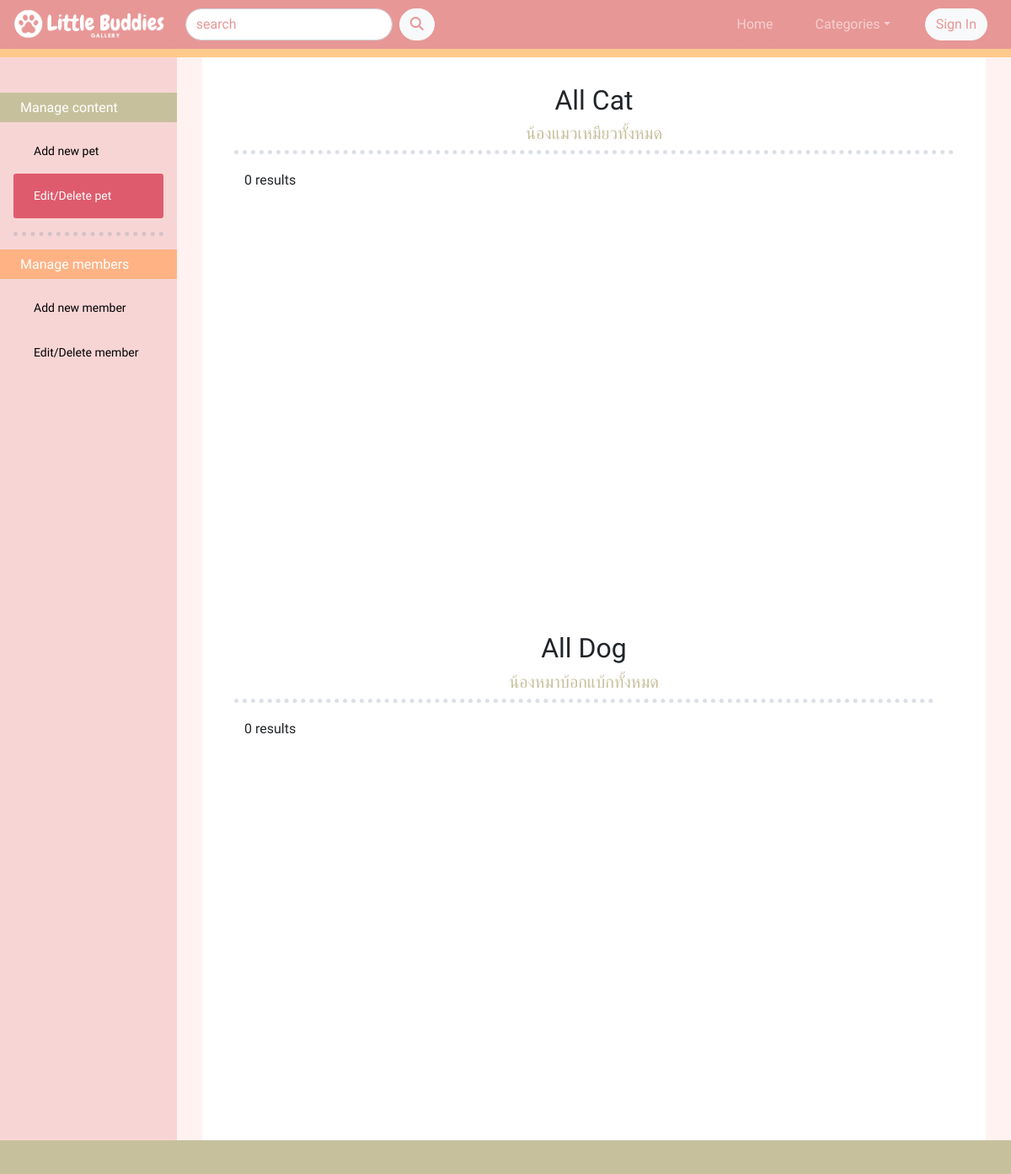
The page /edit_pet.php on the database as committed earlier.
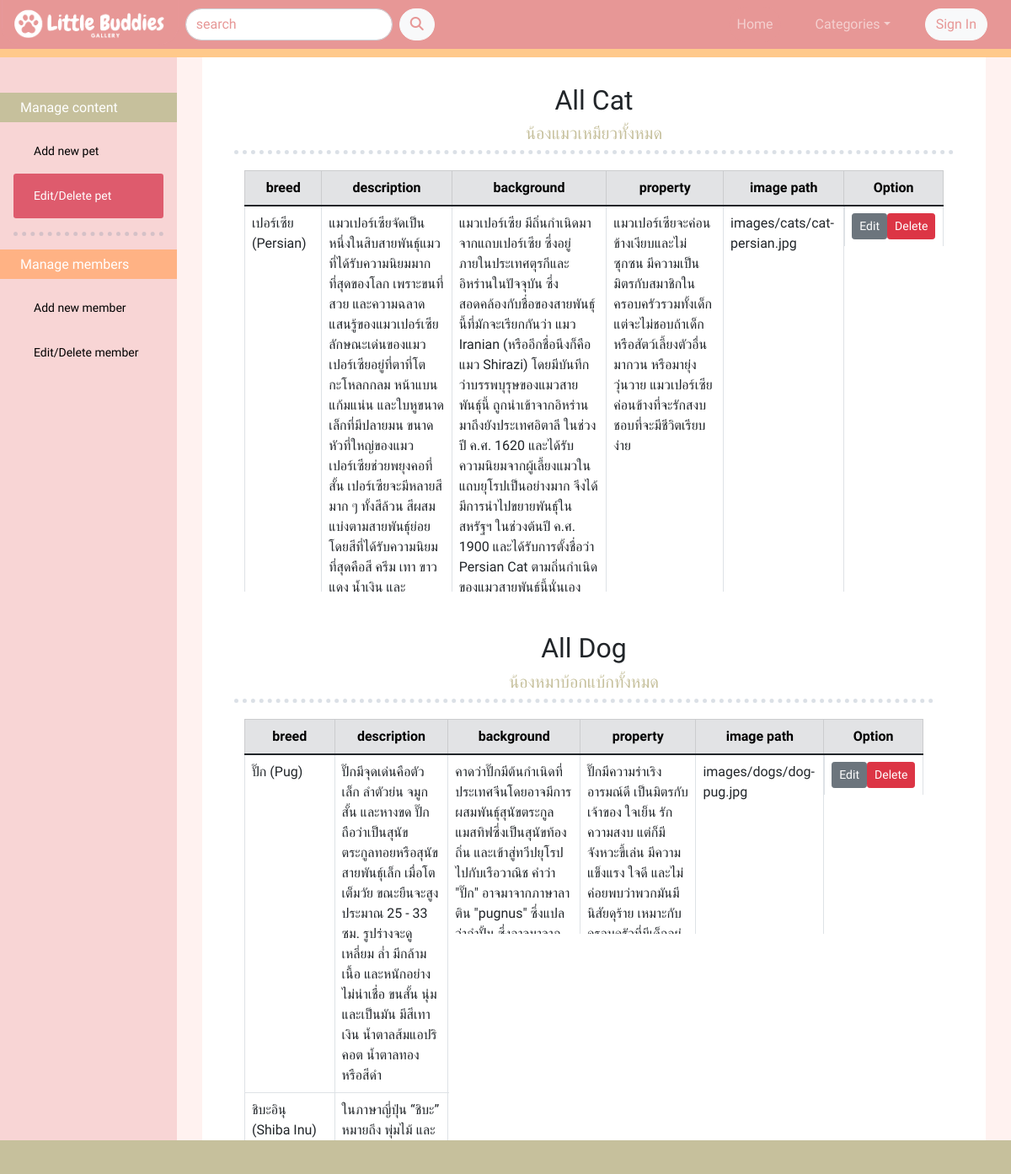
The same page on the database as committed later.
### tables this page shows
CREATE TABLE `pets` (
  `pet_id` int(11) NOT NULL,
  `categories` enum('DOG','CAT') NOT NULL,
  `breed` text NOT NULL,
  `description` text NOT NULL,
  `background` text NOT NULL,
  `property` text NOT NULL,
  `image` text NOT NULL
);

### edit_pet.php (the view, shortened to what this page needs)
<?php
include('server.php');
?>
<!DOCTYPE html>
<html lang="en">
<head>
    <link rel="stylesheet" href="https://cdn.jsdelivr.net/npm/@fortawesome/fontawesome-free@6.1.1/css/all.css">
    <link href="https://cdn.jsdelivr.net/npm/bootstrap@5.1.3/dist/css/bootstrap.min.css" rel="stylesheet">
    <link rel="stylesheet" href="styles.css">
</head>
<body>
    <nav class="navbar navbar-expand-sm navbar-dark navbar-bg-pink fixed-top">
        <div class="container-fluid">
            <a href="index.php" class="navbar-brand " style="margin: -20px 0px -13px -10px;"><img src="images/logo-nav.png" height="55px"></a>
            <div class="collapse navbar-collapse" id="navbarToggle">
                <form class="d-flex" action="search.php" method="GET">
                    <input class="form-control rounded-pill ms-2 me-2" placeholder="search" type="text" name="search">
                    <button class="btn btn-light rounded-pill text-pink" type="submit">
                        <i class="fa-solid fa-magnifying-glass"></i>
                    </button>
                  </form>
                <ul class="navbar-nav ms-auto d-flex align-items-center">
                    <li class="nav-item ">
                        <a href="index.php" class="nav-link btn btn-pink2 rounded-pill ms-3 me-3">Home</a>
                    </li>
                    <li class="nav-item dropdown">
                        <a class="nav-link btn btn-pink2 dropdown-toggle rounded-pill ms-3 me-3" data-bs-toggle="dropdown">Categories</a>
                    </li>
                    <?php if( $_SESSION['logged_in']): ?>
                        <li class="nav-item dropdown">
                            <button class="btn btn-light rounded-pill text-pink ms-3 me-3 dropdown-toggle" data-bs-toggle="dropdown"><?php echo $_SESSION['username'];?></button>
                            <ul class="dropdown-menu dropdown-menu-end">
                                <h6 class="dropdown-header">email: <?php echo $_SESSION['email'];?><br>username: <?php echo $_SESSION['username'];?></h6>
                                <li><a href="edit_profile.php" class="dropdown-item text-secondary">Edit profile</a></li>
                                <?php if( $_SESSION['role']=='ADMIN'): ?>
                                    <li><a href="add_pet.php" class="dropdown-item text-secondary">Administer</a></li>
                                <?php endif; ?>
                                <li><a href="logout.php" class="dropdown-item text-secondary">Sign out</a></li>
                            </ul>
                        </li>
                    <?php else: ?>
                        <il class="nav-item">
                            <a href="sign_in.php"><button class="btn btn-light rounded-pill text-pink ms-3 me-3" type="button">Sign In</button></a>
                        </il>
                    <?php endif; ?>
                </ul>
            </div>
        </div>
    </nav>
    <div class="sidebar">
        <h6 class="text-white btn-green ps-4 py-2">Manage content</h6>
        <a class="btn-sm rounded-1 mx-3 ps-4" href="add_pet.php">Add new pet</a>
        <a class="active btn-sm rounded-1 mx-3 ps-4" href="edit_pet.php">Edit/Delete pet</a>
        <hr class="mx-3">
        <h6 class="text-white btn-orange ps-4 py-2">Manage members</h6>
        <a class="btn-sm rounded-1 mx-3 ps-4" href="add_user.php">Add new member</a>
        <a class="btn-sm rounded-1 mx-3 ps-4" href="edit_user.php">Edit/Delete member</a>
    </div>
    <div class="content">
        <div class="container">
            <div class='row'>
                <h2 class="text-center">All Cat</h2>
                <h5 class="text-center text-green">น้องแมวเหมียวทั้งหมด</h5><hr>
                <br>
                <div class="col-sm-12" style="height: 500px; overflow: scroll;" >
                    <?php
                    $sql = "SELECT * FROM pets WHERE categories='CAT' ";
                    $result = $conn->query($sql);
                    if ($result->num_rows > 0) {
                        echo"<table class='table table-bordered'>
                        <thead class='table-secondary text-center'>
                        <tr>
                            <th>breed</th>
                            <th>description</th>
                            <th>background</th>
                            <th>property</a></th>
                            <th>image path</a></th>
                            <th>Option</a></th>
                        </tr>
                        </thead>
                        <tbody>";
                        while($row = $result->fetch_assoc()) {
                        echo "<tr>".
                        "<td>".$row["breed"]."</td>".
                        "<td>".$row['description']."</td>".
                        "<td>".$row['background']."</td>".
                        "<td>".$row['property']."</td>".
                        "<td>".$row['image']."</td>".
                        "<td class='d-flex justify-content-around'><a class='white-link' href='edit_pet_update.php?updateid=".$row['pet_id']."'><button class='btn btn-sm btn-secondary'>Edit</button></a>
                        <a class='white-link' href='edit_pet_delete.php?deleteid=".$row['pet_id']."'><button class='btn btn-sm btn-danger'>Delete</button></a></td>".
                        "</tr>";
                        }
                        echo "</tbody></table>";
                    } else {
                        echo "0 results";
                    }
                    ?>
                </div>
                <div class='row mt-5'>
                <h2 class="text-center">All Dog</h2>
                <h5 class="text-center text-green">น้องหมาบ้อกแบ้กทั้งหมด</h5><hr>
                <br>
                <div class="col-sm-12" style="height: 500px; overflow: scroll;" >
                    <?php
                    $sql = "SELECT * FROM pets WHERE categories='DOG' ";
                    $result = $conn->query($sql);
                    if ($result->num_rows > 0) {
                        echo"<table class='table table-bordered'>
                        <thead class='table-secondary text-center'>
                        <tr>
                            <th>breed</th>
                            <th>description</th>
                            <th>background</th>
                            <th>property</a></th>
                            <th>image path</a></th>
                            <th>Option</a></th>
                        </tr>
                        </thead>
                        <tbody>";
                        while($row = $result->fetch_assoc()) {
                        echo "<tr>".
                        "<td>".$row["breed"]."</td>".
                        "<td>".$row['description']."</td>".
                        "<td>".$row['background']."</td>".
                        "<td>".$row['property']."</td>".
                        "<td>".$row['image']."</td>".
                        "<td class='d-flex justify-content-around'><a class='white-link' href='edit_pet_update.php?updateid=".$row['pet_id']."'><button class='btn btn-sm btn-secondary'>Edit</button></a>
                        <a class='white-link' href='edit_pet_delete.php?deleteid=".$row['pet_id']."'><button class='btn btn-sm btn-danger'>Delete</button></a></td>".
                        "</tr>";
                        }
                        echo "</tbody></table>";
                    } else {
                        echo "0 results";
                    }
                    ?>
                </div>
            </div> <br><br>
        </div>
    </div>
    <div class="footer footer-green fixed-bottom"></div>
</body>
</html>

### styles.css (style rules this page uses)
.navbar { transition: all 0.5s; }
.navbar-bg-pink { border-bottom: 10px solid #FFC98B; background-color: #E79796; }
a.nav-link:link, a.nav-link:visited { background-color: #E79796; text-decoration: none; }
body { background-color: #FFF2F0; margin-bottom: 40px; font-family: 'Kanit', sans-serif; }
.container { margin-top: 50px; padding: 50px 50px 0px 50px; background-color: white; }
hr { background-color: transparent; border-top: 5px dotted #7287A0; }
.text-pink { color: #E79796; }
.text-green { color: #C6C09c; }
.btn-green { background-color:#C6C09c; color: white; }
.btn-orange { background-color:#FFB284; color: white; }
a:link, a:visited { color: black; text-decoration: none; }
a.white-link:link, a.white-link:visited { color: white; text-decoration: none; }
.footer-green { height: 40px; background-color: #C6C09c; transition: all 0.5s; }
.sidebar { width: 210px; background-color:#F8D5D5; position: fixed; height: 100%; overflow: auto; padding-top: 60px; }
.sidebar a { display: block; padding: 16px; text-decoration: none; }
.sidebar a.active { background-color:#DE5B6D; color: white; }
div.content { margin-left: 210px; padding: 0px 30px; }

Rows that differ between the two databases and show on the page:
added pets: breed "เปอร์เซีย (Persian)", description "แมวเปอร์เซียจัดเป็นหนึ่งในสิบสายพันธุ์แมวที่ได้รับความนิยมมากที่สุดของโลก เพราะขนที่สวย และความฉลาดแสนรู้ของแมวเปอร์เซีย ลักษณะเด่นของแมวเปอร์เซียอยู่ที่ตาที่โต กะโหลกกลม หน้าแบน แก้มแน่น และใบหูขนาดเล็กที่มีปลายมน ขนาดหัวที่ใหญ่ของแมวเปอร์เซียช่วยพยุงคอที่สั้น เปอร์เซียจะมีหลายสีมาก ๆ ทั้งสีล้วน สีผสม แบ่งตามสายพันธุ์ย่อย โดยสีที่ได้รับความนิยมที่สุดคือสี ครีม เทา ขาว แดง น้ำเงิน…", background "แมวเปอร์เซีย มีถิ่นกำเนิดมาจากแถบเปอร์เซีย ซึ่งอยู่ภายในประเทศตุรกีและอิหร่านในปัจจุบัน ซึ่งสอดคล้องกับชื่อของสายพันธุ์นี้ที่มักจะเรียกกันว่า แมว Iranian (หรืออีกชื่อนึงก็คือแมว Shirazi) โดยมีบันทึกว่าบรรพบุรุษของแมวสายพันธุ์นี้ ถูกนำเข้าจากอิหร่านมาถึงยังประเทศอิตาลี ในช่วงปี ค.ศ. 1620 และได้รับความนิยมจากผู้เลี้ยงแมวในแถบยุโรปเป็นอย่างมาก จึงได้มีการนำไปขยายพันธุ์ในสหรัฐฯ ในช่วงต้นปี ค.ศ. 1900 และได้รับการตั้งชื่อว่า Persian Cat ตามถิ่นกำเนิดของแมวสายพันธุ์นี้นั่นเอง", property "แมวเปอร์เซียจะค่อนข้างเงียบและไม่ซุกซน มีความเป็นมิตรกับสมาชิกในครอบครัวรวมทั้งเด็ก แต่จะไม่ชอบถ้าเด็กหรือสัตว์เลี้ยงตัวอื่นมากวน หรือมายุ่งวุ่นวาย แมวเปอร์เซียค่อนข้างที่จะรักสงบ ชอบที่จะมีชีวิตเรียบง่าย", image "images/cats/cat-persian.jpg", shown under "น้องแมวเหมียวทั้งหมด"
added pets: breed "ปั๊ก (Pug)", description "ปั๊กมีจุดเด่นคือตัวเล็ก ลำตัวย่น จมูกสั้น และหางขด ปั๊กถือว่าเป็นสุนัขตระกูลทอยหรือสุนัขสายพันธุ์เล็ก เมื่อโตเต็มวัย ขณะยืนจะสูงประมาณ 25 - 33 ซม. รูปร่างจะดูเหลี่ยม ล่ำ มีกล้ามเนื้อ และหนักอย่างไม่น่าเชื่อ ขนสั้น นุ่มและเป็นมัน มีสีเทาเงิน น้ำตาลส้มแอปริคอต น้ำตาลทอง หรือสีดำ", background "คาดว่าปั๊กมีต้นกำเนิดที่ประเทศจีนโดยอาจมีการผสมพันธุ์สุนัขตระกูลแมสทิฟซึ่งเป็นสุนัขท้องถิ่น และเข้าสู่ทวีปยุโรปไปกับเรือวาณิช คำว่า \"ปั๊ก\" อาจมาจากภาษาลาติน \"pugnus\" ซึ่งแปลว่ากำปั้น ซึ่งอาจมาจากใบหน้าและหัวที่กลม", property "ปั๊กมีความร่าเริง อารมณ์ดี เป็นมิตรกับเจ้าของ ใจเย็น รักความสงบ แต่ก็มีจังหวะขี้เล่น มีความแข็งแรง ใจดี และไม่ค่อยพบว่าพวกมันมีนิสัยดุร้าย เหมาะกับครอบครัวที่มีเด็กอยู่ พวกมันสามารถเป็นสุนัขเฝ้าบ้านที่ดี พวกมันตื่นตัวอยู่ตลอดเวลาและบางครั้งก็มีความสุข", image "images/dogs/dog-pug.jpg", shown under "น้องหมาบ้อกแบ้กทั้งหมด"
added pets: breed "ชิบะอินุ (Shiba Inu)", description "ในภาษาญี่ปุ่น “ชิบะ” หมายถึง พุ่มไม้ และ…", shown under "น้องหมาบ้อกแบ้กทั้งหมด"
Other text that changed with them:
text no longer shown: "0 results 0 results"
text now shown: "breed description background property image path Option breed description background property image path Option"
